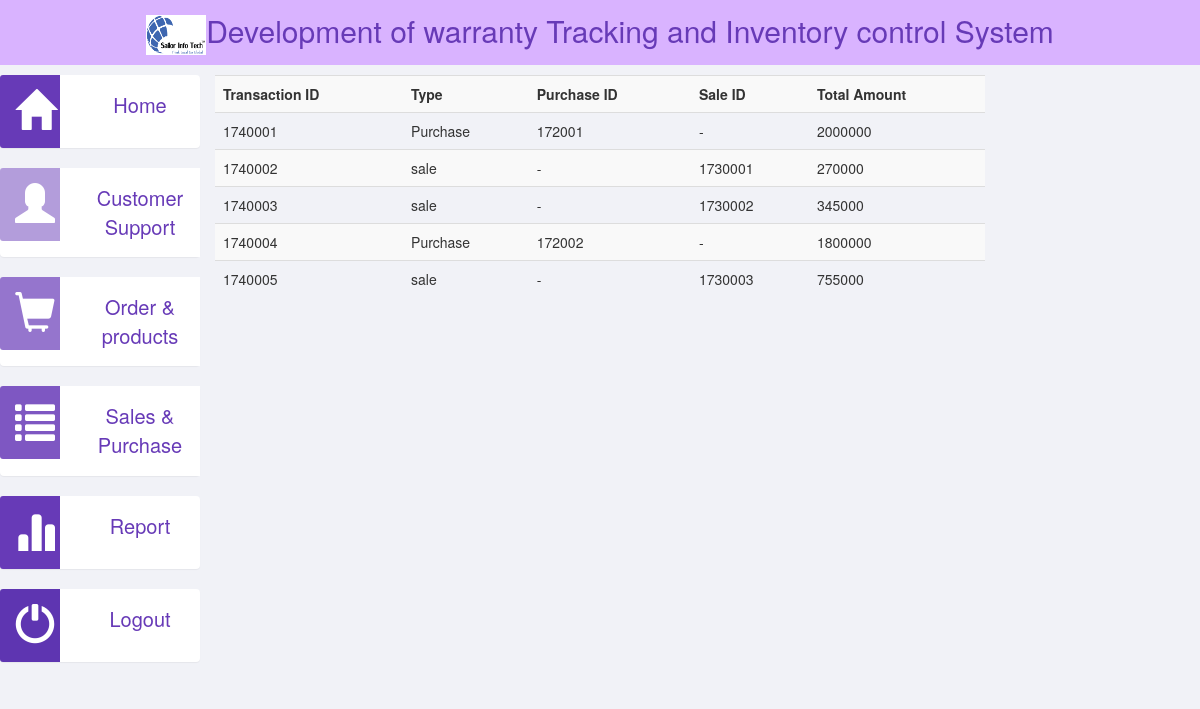
Screenshot of /transactions.php with the database file from the repository.
### tables this page shows
CREATE TABLE `transactions` (
  `tra_id` int(11) NOT NULL,
  `type` varchar(8) NOT NULL,
  `pur_id` int(11) NOT NULL,
  `sal_id` int(11) NOT NULL,
  `amount` int(11) DEFAULT NULL
);

### transactions.php (the view, shortened to what this page needs)
<?php include_once('layouts/header.php'); ?>
<?php include_once('layouts/nav.php'); ?>
<div class="col-md-8">
    <table class="table table-striped">
        <tr>
            <th>Transaction ID</th>
            <th>Type</th>
            <th>Purchase ID</th>
            <th>Sale ID</th>
            <th>Total Amount</th>
        </tr>
        <?php
        global $conn;
        $sql="SELECT * FROM `transactions`";
        $query=mysqli_query($conn, $sql);
        while ($row=mysqli_fetch_array($query)) {
            ?>
            <tr>
                <td><?php echo $row['tra_id'] ?></td>
                <td><?php echo $row['type'] ?></td>
                <td>
                    <?php
                    if($row['pur_id'])echo $row['pur_id'];
                    else echo "-";
                    ?>
                </td>
                <td>
                    <?php
                    if($row['sal_id']) echo $row['sal_id'];
                    else echo "-"; ?></td>
                <td><?php echo $row['amount'] ?></td>
            </tr>
            <?php
        }
        ?>
    </table>
</div>

### css/main.css (style rules this page uses)
body { font-family: 'Helvetica Neue', Helvetica, Arial, sans-serif; font-weight: 400; overflow-x: hidden; overflow-y: auto; background: #f1f2f7; height: 100%; width: 100%; }

### rows the page displays
transactions: tra_id "1740001", type "Purchase", pur "172001", amount "2000000"
transactions: tra_id "1740002", type "sale", sal "1730001", amount "270000"
transactions: tra_id "1740003", type "sale", sal "1730002", amount "345000"
transactions: tra_id "1740004", type "Purchase", pur "172002", amount "1800000"
transactions: tra_id "1740005", type "sale", sal "1730003", amount "755000"
